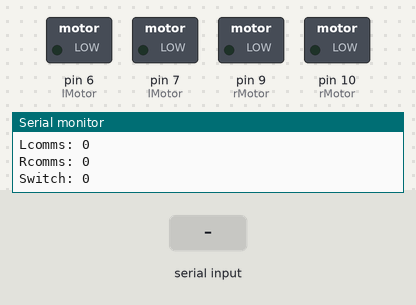
The sketch below on a simulated Arduino Uno, built with avr-gcc and run on an emulated ATmega328P. On the bench: switched loads named in the sketch (green lamp = pin HIGH), the last lines printed to the serial monitor. The test bench sets the inputs (shaded band).

Above: at 1.2 s.
1.3 s: byte 128 (0x80) received over Serial
At 2.0 s:
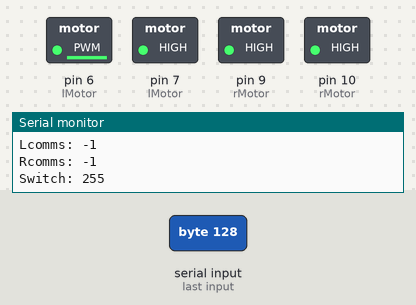
Timing chart, 0 to 4.3 s (numbered marks = the images above; inputs shaded):
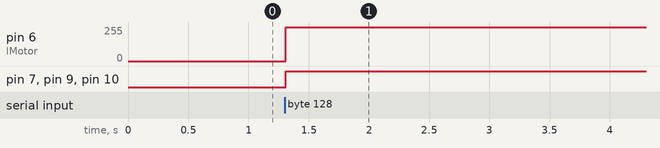

Measured:
- after the input at 1.3 s, pin 6 (lMotor): 0/255 → 254/255 at once; pin 7 (lMotor), pin 9 (rMotor), pin 10 (rMotor): LOW → HIGH at once

The sketch:

MotorArduino.ino
```cpp
// Final firmware on the Motor Control Arduino

// Loop delay
const int wait = 10; // Delay time in milliseconds

// Define the outputs for each of the motors
const int LmotPWM = 6;
const int LmotDIG = 7;
const int RmotPWM = 9;
const int RmotDIG = 10;

// Create the arrays to reference each of the motors
const int lMotor[2] = {LmotPWM, LmotDIG};
const int rMotor[2] = {RmotPWM, RmotDIG};

// Initialize the output motor function
int motVel(signed char vel, int pwm =lMotor[0], int dig =lMotor[1]);

// Initialize the motor velocity variables
int Lvel = 0;
int Rvel = 0;


// UART Settings
const byte checkByte = 0x80; // Byte used to verify meaningful transmission (Must match Transmit)

// Three communication variables
signed char Lcomms;
signed char Rcomms;
byte SW;


void setup() {
  // Initialize the output pins
  pinMode(lMotor[1], OUTPUT);
  pinMode(rMotor[1], OUTPUT);

  // Initialize UART Communications:
  Serial.begin(115200); // Begin communications with the ESP (Note: Data sent over the TX line is meant to be read over usb)
}

void loop() {
  // Receive communications
  if(Serial.read()==0x80){ // Check for the check byte, if correct: set the desired variables to the received values
    Lcomms = Serial.read();
    Rcomms = Serial.read();
    SW = Serial.read();
  }
  else { // Check byte is incorrect
    Serial.flush(); // Flush all serial values
  }

  // Input the velocity desired to the motor outputs
  Lvel = Lcomms; // set the left velcity
  Rvel = Rcomms; // set the right velocity

  // Set the motor's velocities
  motVel(Lvel, lMotor[0], lMotor[1]);
  motVel(Rvel, rMotor[0], rMotor[1]);

  // Print ALL values for debugging
  Serial.print("Lcomms: ");
  Serial.println(Lcomms);
  Serial.print("Rcomms: ");
  Serial.println(Rcomms);
  Serial.print("Switch: ");
  Serial.println(SW);
//  Serial.print("Lvel:   ");
//  Serial.println(Lvel);
//  Serial.print("Rvel:   ");
//  Serial.println(Rvel);
//  Serial.println("");

  delay(wait);
}


int motVel(signed char vel, int pwm, int dig) { // Set the correct outputs for each of the motor's pins as defined in the program
  /* signed char vel: (-127 to 127): Value controls velocity, negative values control reverse movement
     int pwm: (PWM Capable pin):     Value for the pwm input of the motor
     int dig: (Digital pin):         Value for the dig input of the motor
   */
  int pwmVal;  // The value written to the pwm pin (must be intverted if in reverse)

  // Determine the direction of the motor
  if(vel < 0){  // The velocity is negative
    digitalWrite(dig, HIGH); // Digital pin must be turned on
    pwmVal = 129 + vel; // Invert the velocity (Reverse velocity)
  }
  else {
    digitalWrite(dig, LOW); // Digital pin must be turned off
    pwmVal = vel; // Forward velocity
  }

  // Map the motor velocity (7 - bit) to the pwm duty cycle (8 - bit)
  pwmVal = map(vel, 0, 127, 0, 255);
  analogWrite(pwm, pwmVal);
  return vel;
}
```
